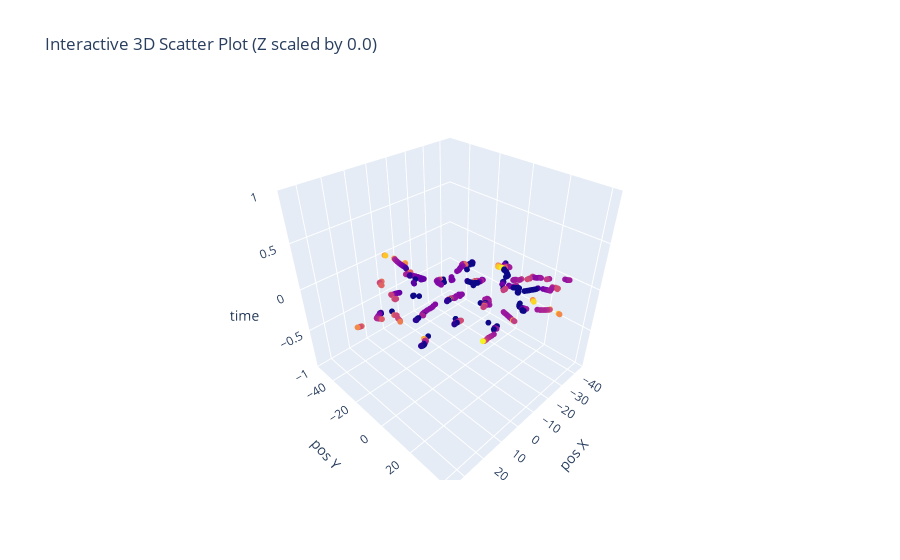
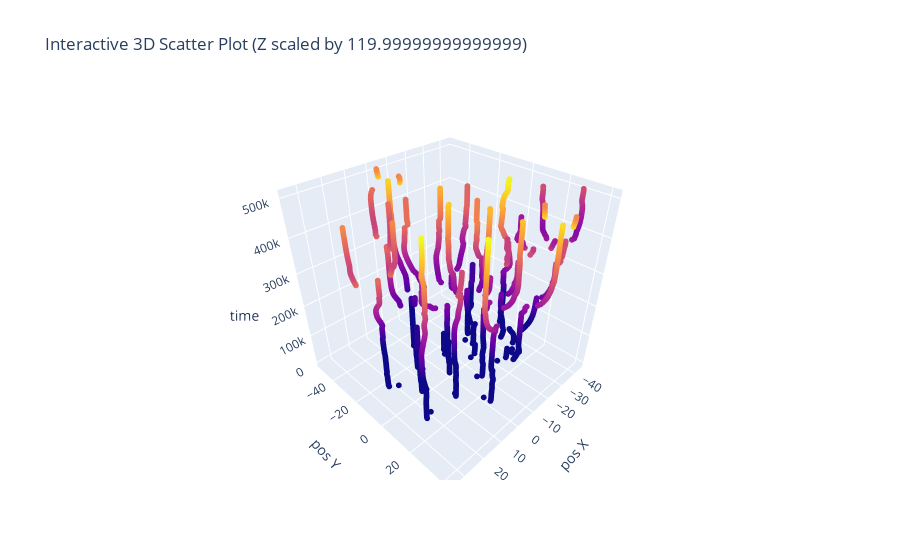

The notebook cell saved with these charts, in order:
### Code cell
import plotly.graph_objects as go
from plotly.subplots import make_subplots
from ipywidgets import widgets

df = all_data

# Function to update the scatter plot based on slider value
def update_scatter(z_multiplier):
    fig = go.Figure(data=[go.Scatter3d(
        x=df['position_x'],
        y=df['position_y'],
        z=df['time'] * z_multiplier,
        mode='markers',
        marker=dict(size=2, color=df['drug_X_internal_density'], colorscale='plasma'),
        text=df['ID']
    )])
    
    fig.update_layout(
        title=f'Interactive 3D Scatter Plot (Z scaled by {z_multiplier})',
        scene=dict(
            xaxis_title='pos X',
            yaxis_title='pos Y',
            zaxis_title='time'
        )
    )
    fig.show()

# Create a slider widget
slider = widgets.FloatSlider(
    value=0.0,
    min=0.0,
    max=4200.0,
    step=40,
    description='Z scale:'
)

# Display the interactive plot with slider
widgets.interact(update_scatter, z_multiplier=slider)

### Figure 1 — Plotly figure (JSON) as saved in the notebook; plotly's stock layout.template omitted (floating-point values rounded to 4 significant figures; data arrays with more than 128 entries replaced by an {"elided": "..."} marker saying what was removed)
{"data": [{"marker": {"color": {"elided": "1747 float values"}, "colorscale": [[0, "#0d0887"], [0.1111, "#46039f"], [0.2222, "#7201a8"], [0.3333, "#9c179e"], [0.4444, "#bd3786"], [0.5556, "#d8576b"], [0.6667, "#ed7953"], [0.7778, "#fb9f3a"], [0.8889, "#fdca26"], [1, "#f0f921"]], "size": 2}, "mode": "markers", "text": {"elided": "1747 int values"}, "type": "scatter3d", "x": {"elided": "1747 float values"}, "y": {"elided": "1747 float values"}, "z": {"elided": "1747 int values"}}], "layout": {"scene": {"xaxis": {"title": {"text": "pos X"}}, "yaxis": {"title": {"text": "pos Y"}}, "zaxis": {"title": {"text": "time"}}}, "title": {"text": "Interactive 3D Scatter Plot (Z scaled by 0.0)"}}}

### Figure 2 — Plotly figure (JSON) as saved in the notebook; plotly's stock layout.template omitted (floating-point values rounded to 4 significant figures; data arrays with more than 128 entries replaced by an {"elided": "..."} marker saying what was removed)
{"data": [{"marker": {"color": {"elided": "1747 float values"}, "colorscale": [[0, "#0d0887"], [0.1111, "#46039f"], [0.2222, "#7201a8"], [0.3333, "#9c179e"], [0.4444, "#bd3786"], [0.5556, "#d8576b"], [0.6667, "#ed7953"], [0.7778, "#fb9f3a"], [0.8889, "#fdca26"], [1, "#f0f921"]], "size": 2}, "mode": "markers", "text": {"elided": "1747 int values"}, "type": "scatter3d", "x": {"elided": "1747 float values"}, "y": {"elided": "1747 float values"}, "z": {"elided": "1747 float values"}}], "layout": {"scene": {"xaxis": {"title": {"text": "pos X"}}, "yaxis": {"title": {"text": "pos Y"}}, "zaxis": {"title": {"text": "time"}}}, "title": {"text": "Interactive 3D Scatter Plot (Z scaled by 119.99999999999999)"}}}
